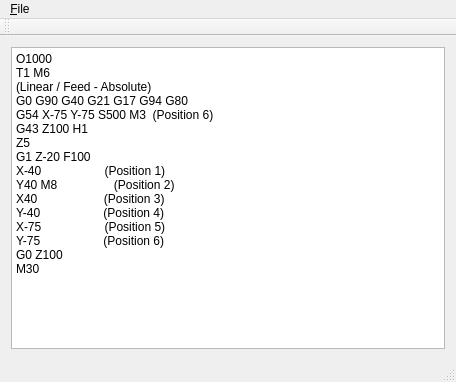
<?xml version="1.0" encoding="UTF-8"?>
<ui version="4.0">
 <class>MainWindow</class>
 <widget class="QMainWindow" name="MainWindow">
  <property name="geometry">
   <rect>
    <x>0</x>
    <y>0</y>
    <width>456</width>
    <height>382</height>
   </rect>
  </property>
  <property name="windowTitle">
   <string>QGCodeEditor demo</string>
  </property>
  <widget class="QWidget" name="centralWidget">
   <layout class="QHBoxLayout" name="horizontalLayout">
    <item>
     <widget class="QGCodeEditor" name="godeEditor">
      <property name="plainText">
       <string>O1000
T1 M6
(Linear / Feed - Absolute)
G0 G90 G40 G21 G17 G94 G80
G54 X-75 Y-75 S500 M3  (Position 6)
G43 Z100 H1
Z5
G1 Z-20 F100
X-40                   (Position 1)
Y40 M8                 (Position 2)
X40                    (Position 3)
Y-40                   (Position 4)
X-75                   (Position 5)
Y-75                   (Position 6)
G0 Z100
M30</string>
      </property>
     </widget>
    </item>
   </layout>
  </widget>
  <widget class="QMenuBar" name="menuBar">
   <property name="geometry">
    <rect>
     <x>0</x>
     <y>0</y>
     <width>456</width>
     <height>25</height>
    </rect>
   </property>
   <widget class="QMenu" name="menu_File">
    <property name="title">
     <string>&amp;File</string>
    </property>
    <addaction name="action_Quit"/>
   </widget>
   <addaction name="menu_File"/>
  </widget>
  <widget class="QToolBar" name="mainToolBar">
   <attribute name="toolBarArea">
    <enum>TopToolBarArea</enum>
   </attribute>
   <attribute name="toolBarBreak">
    <bool>false</bool>
   </attribute>
  </widget>
  <widget class="QStatusBar" name="statusBar"/>
  <action name="action_Quit">
   <property name="text">
    <string>&amp;Quit</string>
   </property>
   <property name="shortcut">
    <string>Ctrl+Q</string>
   </property>
  </action>
 </widget>
 <layoutdefault spacing="6" margin="11"/>
 <customwidgets>
  <customwidget>
   <class>QGCodeEditor</class>
   <extends>QPlainTextEdit</extends>
   <header>QGCodeEditor/QGCodeEditor.h</header>
  </customwidget>
 </customwidgets>
 <resources/>
 <connections>
  <connection>
   <sender>action_Quit</sender>
   <signal>triggered()</signal>
   <receiver>MainWindow</receiver>
   <slot>close()</slot>
   <hints>
    <hint type="sourcelabel">
     <x>-1</x>
     <y>-1</y>
    </hint>
    <hint type="destinationlabel">
     <x>199</x>
     <y>219</y>
    </hint>
   </hints>
  </connection>
 </connections>
</ui>
